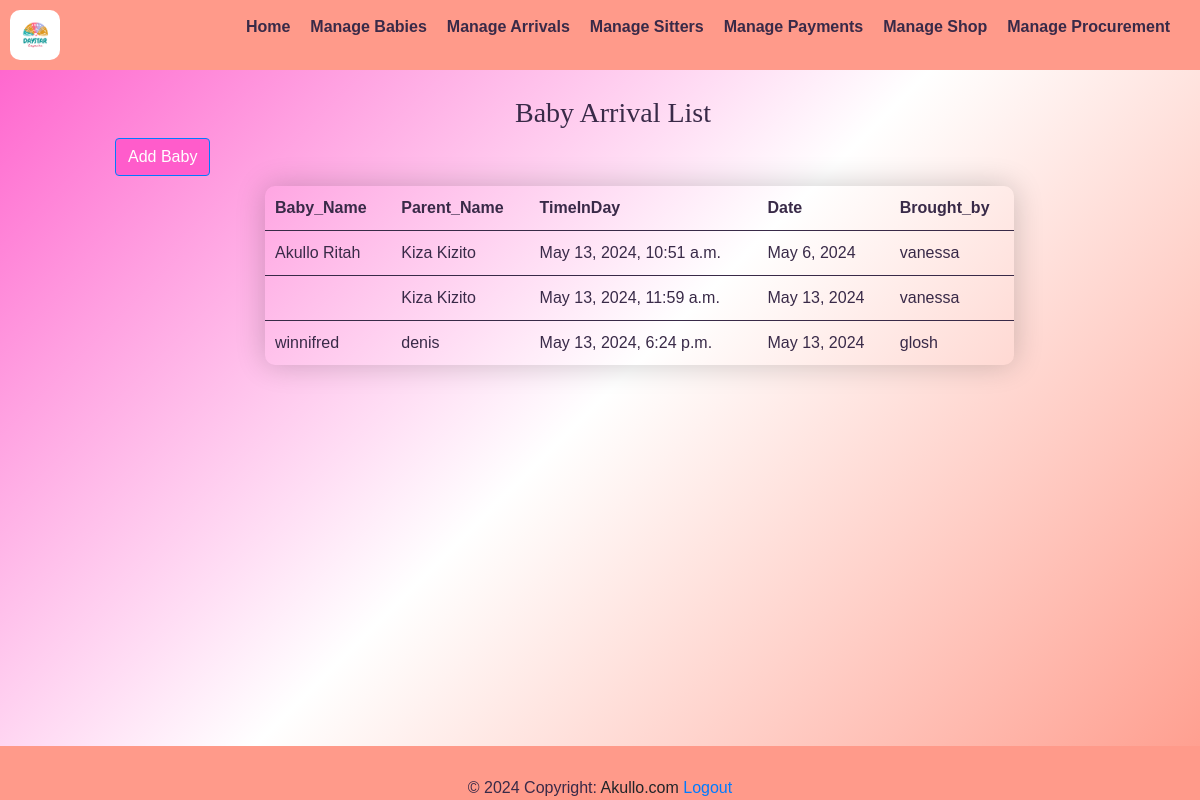
The app's page /arrival_list/ (signed in), older data.
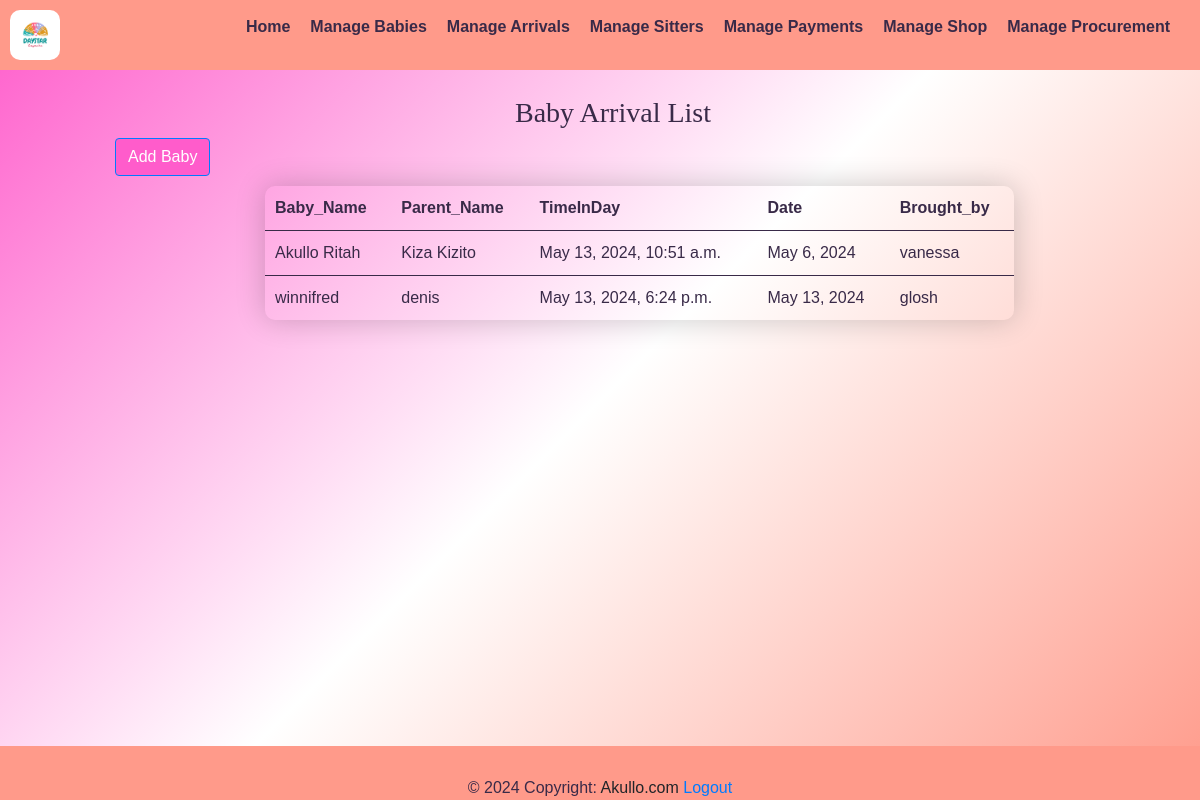
The same page, newer data.
### yariapp/models.py (models this page shows, shortened)
class Arrivalform(models.Model):
    b_name = models.CharField(max_length=50,null=True)
    parent_name = models.CharField(max_length=50,null=True)
    timeInDay =  models.DateTimeField(default=timezone.now)
    date =  models.DateField(auto_now_add=True)
    brought_by = models.CharField(max_length=50,null=True)

### yariapp/views.py (the view)
# urls.py: path('arrival_list/', views.arrival_list, name='arrival_list'),
@login_required
def arrival_list(request):
    arrivals = Arrivalform.objects.all()
    return render(request, 'arrival_list.html',{'arrivals':arrivals})

### yariapp/templates/arrival_list.html (shortened to what this page needs)
{% extends 'base.html' %}
{% load static %}
{% block content %}
<div class="navbar">
    <img src="{% static 'images/logo.png' %}" alt="Logo" style="width: 50px; height: auto;border-radius: 10px;">
  <ul class="nav-links">
      <li><a href="{% url 'home' %}"><strong>Home</strong></a></li>
      <li><a href="{% url 'baby_list' %}"><strong>Manage Babies</strong></a></li>
      <li class="dropdown">
        <a href="#" class="dropbtn"><strong>Manage Arrivals</strong></a>
      <li><a href="{% url 'sitters_list' %}"><strong>Manage Sitters</strong></a></li>
      <li class="dropdown">
            <a href="#"><strong>Manage Payments</strong></a>
      <li><a href="{% url 'shop_list' %}"><strong>Manage Shop</strong></a></li>
      <li><a href="{% url 'pro_list' %}"><strong>Manage Procurement</strong></a></li>
  </ul>
  </div>
  <div class="babe" style="padding-left:100px;">
    <div class="container">
        <table class="table table-striped">
            <table class="styled-table">
              <h3 style="font-family: 'Times New Roman', Times, serif;padding-left: 400px;">Baby Arrival List</h3>
              <div class="add-sitter-button">
                <a href="{% url 'arrival' %}" class="btn btn-primary" style="background-color: #FF5CCB;">Add Baby</a>
            </div>
                <thead>
                    <th scope="col">Baby_Name</th>
                    <th scope="col">Parent_Name</th>
                    <th scope="col">TimeInDay</th>
                    <th scope="col">Date</th>
                    <th scope="col">Brought_by</th>
                </thead>
                <tbody>
                  {% for arrive in arrivals %}
                    <tr>
                      <td>{{ arrive.b_name }}</td>
                      <td>{{ arrive.parent_name}}</td>
                      <td>{{ arrive.timeInDay }}</td>
                      <td>{{ arrive.date }}</td>
                      <td>{{ arrive.brought_by }}</td>
                    </tr>
                  {% endfor %}
                </tbody>
              </table>
    {% endblock %}

Row changes from the older to the newer data that the page shows:
removed Arrivalform: parent_name "Kiza Kizito", timeInDay "May 13, 2024, 11:59 a.m.", date "May 13, 2024", brought_by "vanessa"
